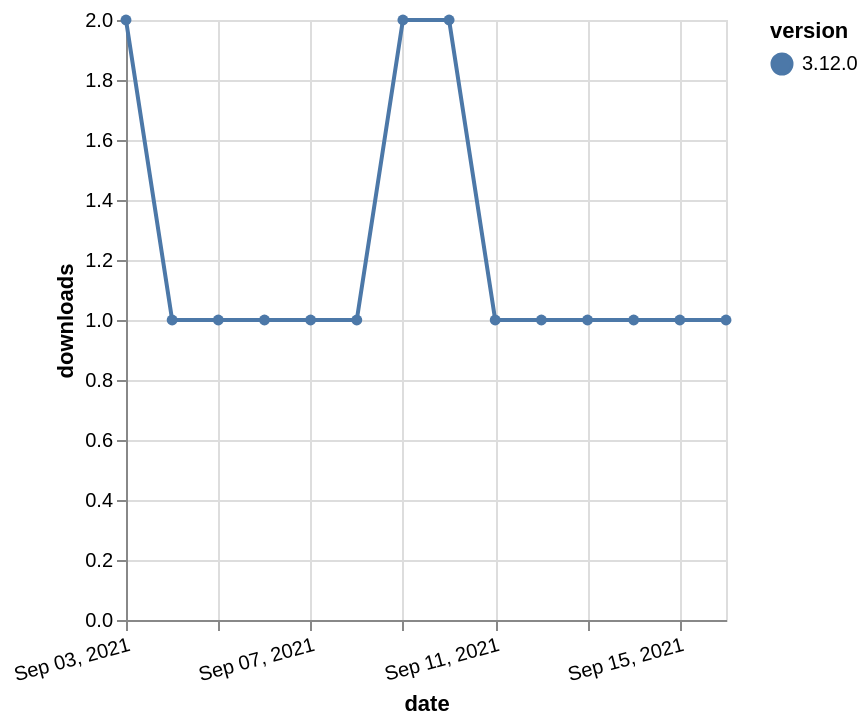

The Vega-Lite source for this figure:
### Vega-Lite specification from a JSON file in a GitHub repository (floating-point values rounded to 4 significant figures)
{"$schema": "https://vega.github.io/schema/vega-lite/v5.json", "description": "A simple bar chart with embedded data.", "data": {"values": [{"date": "2021-09-03", "total": 509, "delta": 2, "version": "3.12.0"}, {"date": "2021-09-04", "total": 510, "delta": 1, "version": "3.12.0"}, {"date": "2021-09-05", "total": 511, "delta": 1, "version": "3.12.0"}, {"date": "2021-09-06", "total": 512, "delta": 1, "version": "3.12.0"}, {"date": "2021-09-07", "total": 513, "delta": 1, "version": "3.12.0"}, {"date": "2021-09-08", "total": 514, "delta": 1, "version": "3.12.0"}, {"date": "2021-09-09", "total": 516, "delta": 2, "version": "3.12.0"}, {"date": "2021-09-10", "total": 518, "delta": 2, "version": "3.12.0"}, {"date": "2021-09-11", "total": 519, "delta": 1, "version": "3.12.0"}, {"date": "2021-09-12", "total": 520, "delta": 1, "version": "3.12.0"}, {"date": "2021-09-13", "total": 521, "delta": 1, "version": "3.12.0"}, {"date": "2021-09-14", "total": 522, "delta": 1, "version": "3.12.0"}, {"date": "2021-09-15", "total": 523, "delta": 1, "version": "3.12.0"}, {"date": "2021-09-16", "total": 524, "delta": 1, "version": "3.12.0"}]}, "width": "container", "mark": {"type": "line", "point": {"filled": true}}, "encoding": {"x": {"field": "date", "type": "temporal", "timeUnit": "yearmonthdate", "title": "date", "axis": {"labelAngle": -15}}, "y": {"field": "delta", "type": "quantitative", "title": "downloads"}, "color": {"field": "version", "type": "nominal"}, "tooltip": {"field": "delta"}}}
